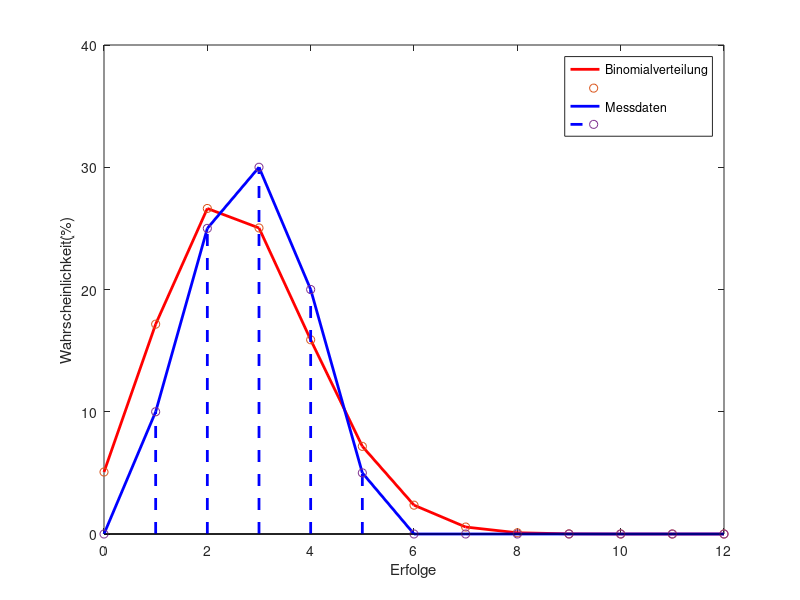

Recreate this plot in MATLAB.
m = [0,2,5,6,4,1,0,0,0,0,0,0,0]/20*100;

x=linspace(0,12,13);
P=100*binopdf(x,12,0.22);
plot(x,P,'LineWidth',2,'Color','r')
hold on
stem(x,P,'LineWidth',2,'LineStyle','none','Color','r')
hold on 
plot(x,m,'LineWidth',2,'Color','b')
hold on
stem(x,m,'LineWidth',2,'LineStyle','--','Color','b')
xlabel('Erfolge')
ylabel('Wahrscheinlichkeit(%)')
xlim([0 12])
ylim([0 40])
legend('Binomialverteilung','','Messdaten','')
